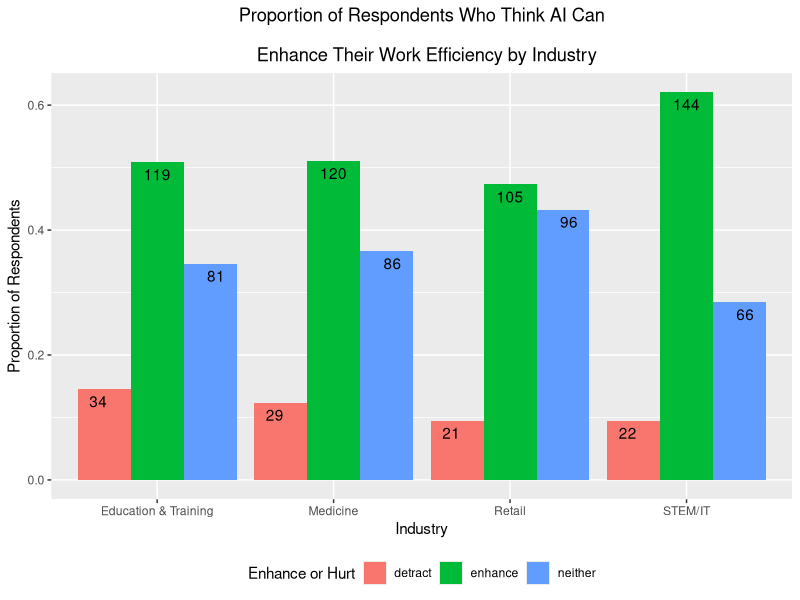
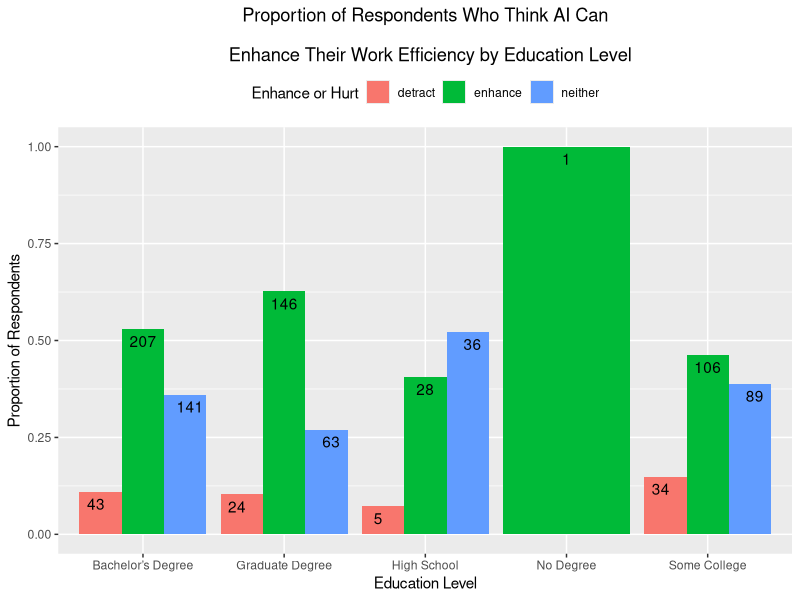
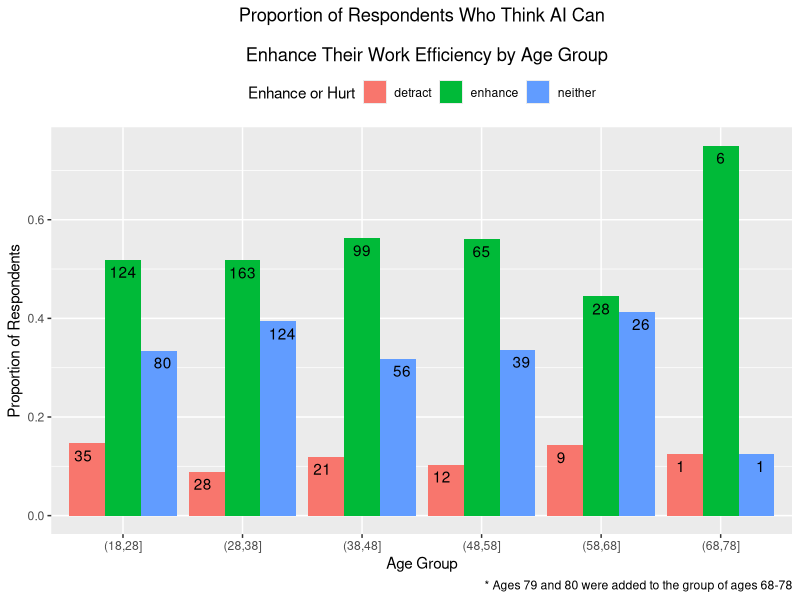
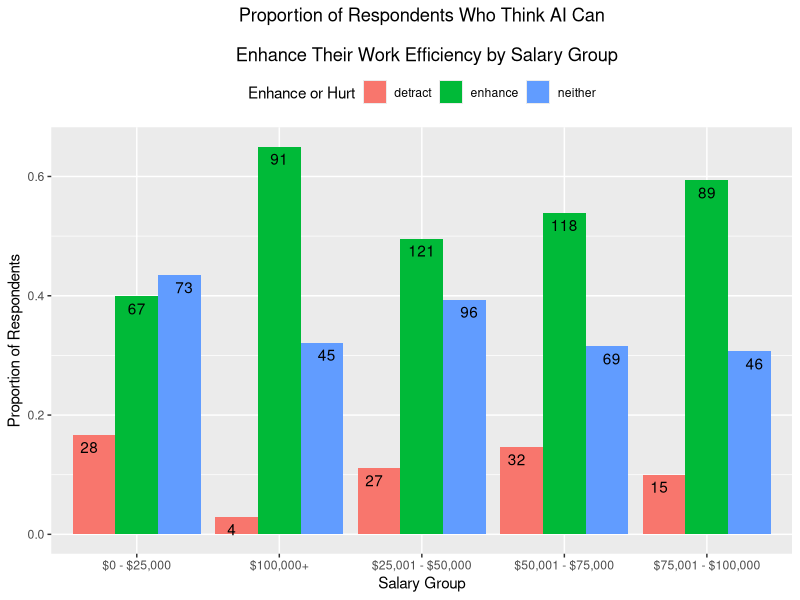

Write R code to recreate these figures, in order.
## ---- chunk 1
library(tidyverse)
library(ggplot2)

# Load data. Top row is column name.
edu <- read.csv("prolific_edu.csv")
health <- read.csv("prolific_health.csv")
retail <- read.csv("prolific_retail.csv")
tech <- read.csv("prolific_tech.csv")
qualtrics <- read.csv("qualtrics_data.csv")
## ---- chunk 2
# Combine data into one data frame after mutating Age to be one data type
edu <- edu %>% mutate(Age = as.character(Age))
health <- health %>% mutate(Age = as.character(Age))
retail <- retail %>% mutate(Age = as.character(Age))
tech <- tech %>% mutate(Age = as.character(Age))

combined <- bind_rows(edu, health, retail, tech)
# export combined data to csv
# write.csv(combined, "combined_non_qualtrics.csv")
## ---- chunk 3
# combine qualtrics and combined data using qualtrics data's
#     ProlificID column and combined data's Participant id
combined <- left_join(qualtrics, combined,
  by = c("ProlificID" = "Participant.id")
)
# rename "Duration..in.seconds." column to "Duration"
colnames(combined)[
  colnames(combined) == "Duration..in.seconds."
] <- "Duration"
# remove Age.x and keep only Age.y column and rename Age.y to Age
combined <- combined %>%
  select(-Age.x) %>%
  rename(Age = Age.y)
# remove Status.x and Status.y columns
combined <- combined %>%
  select(-Status.x) %>%
  select(-Status.y)
# remove Finished, Progress, UserLanguage, DistributionChannel,
# Nationality, and Consent columns
combined <- combined %>%
  select(-Finished) %>%
  select(-Progress) %>%
  select(-UserLanguage) %>%
  select(-DistributionChannel) %>%
  select(-Nationality) %>%
  select(-Consent)


# remove rows where Submission.id is NA
combined <- combined %>%
  filter(!is.na(Submission.id))
# Keep only rows which say "United States" in "Country.of.residence" column
combined <- combined %>%
  filter(combined$Country.of.residence == "United States")
# Replace all cells that say "Information Technology" and
# "Science, Technology, Engineering & Mathematics" to "STEM/IT"
# in Employment.sector column
combined$Employment.sector[
  combined$Employment.sector == "Information Technology"
] <- "STEM/IT"
combined$Employment.sector[
  combined$Employment.sector == "Science, Technology, Engineering & Mathematics"
] <- "STEM/IT"

# change all cells in column EnhanceHurt that say
# "AI will neither enhance nor detract from my work" to "neither",
# "AI will enhance my work" to "enhance", and
# "AI will detract from my work" to "detract"
combined$EnhanceHurt[
  combined$EnhanceHurt == "AI will neither enhance nor detract from my work"
] <- "neither"
combined$EnhanceHurt[
  combined$EnhanceHurt == "AI will enhance my work"
] <- "enhance"
combined$EnhanceHurt[
  combined$EnhanceHurt == "AI will detract from my work"
] <- "detract"

# export data to csv
# write.csv(combined, "combined_qualtrics.csv")
## ---- chunk 4
# Keep only rows which say "Compose an email" in "Attention" column
combined <- combined %>% filter(combined$Attention == "Compose an email")
# remove Attention column
combined <- combined %>% select(-Attention)
# export data to csv
# write.csv(combined, "combined_qualtrics_attentive.csv")
## ---- chunk 5
# Create a new data frame with only the columns we need
enhancehurt_vs_industry <- combined %>%
  select(EnhanceHurt, Employment.sector)
## ---- chunk 6
# Remove rows where Employment.sector is NA
enhancehurt_vs_industry <- enhancehurt_vs_industry %>%
  filter(!is.na(Employment.sector))
# Remove rows where EnhanceHurt is NA
enhancehurt_vs_industry <- enhancehurt_vs_industry %>%
  filter(!is.na(EnhanceHurt))

# For each industry, calculate the proportion of
# respondents who think AI can enhance their work efficiency
enhancehurt_vs_industry <- enhancehurt_vs_industry %>%
  group_by(Employment.sector, EnhanceHurt) %>%
  summarize(count = n()) %>%
  mutate(prop = count / sum(count))
## ---- chunk 7
# Visualize using different histogram for each industry.
# Show the number of respondents inside each bar.
# make legend bottom. Wrap x axis labels without changing plot size.
enhancehurt_vs_industry_plot <- ggplot(
  enhancehurt_vs_industry,
  aes(
    x = Employment.sector,
    y = prop, fill = EnhanceHurt
  )
) +
  geom_bar(stat = "identity", position = "dodge") +
  geom_text(aes(label = count),
    position = position_dodge(width = 1),
    vjust = 1.5
  ) +
  labs(
    x = "Industry", y = "Proportion of Respondents",
    fill = "Enhance or Hurt"
  ) +
  ggtitle("Proportion of Respondents Who Think AI Can\n
  Enhance Their Work Efficiency by Industry") +
  theme(
    plot.title = element_text(hjust = 0.5),
    legend.position = "bottom"
  )

enhancehurt_vs_industry_plot
## ---- chunk 8
# Create a new data frame with only the columns we need
enhancehurt_vs_education <- combined %>%
  select(EnhanceHurt, Education)
## ---- chunk 9
# Remove rows where Education is NA
enhancehurt_vs_education <- enhancehurt_vs_education %>%
  filter(!is.na(Education))
# Remove rows where EnhanceHurt is NA
enhancehurt_vs_education <- enhancehurt_vs_education %>%
  filter(!is.na(EnhanceHurt))

# For each education level, calculate the proportion of
# respondents who think AI can enhance their work efficiency
enhancehurt_vs_education <- enhancehurt_vs_education %>%
  group_by(Education, EnhanceHurt) %>%
  summarize(count = n()) %>%
  mutate(prop = count / sum(count))
## ---- chunk 10
# Visualize using different histogram for each education level.
# Show the number of respondents on each bar.
enhancehurt_vs_education_plot <- ggplot(enhancehurt_vs_education, aes(
  x = Education, y = prop,
  fill = EnhanceHurt
)) +
  geom_bar(stat = "identity", position = "dodge") +
  geom_text(aes(label = count),
    position = position_dodge(width = 1),
    vjust = 1.5
  ) +
  labs(
    x = "Education Level", y = "Proportion of Respondents",
    fill = "Enhance or Hurt"
  ) +
  ggtitle("Proportion of Respondents Who Think AI Can\n
  Enhance Their Work Efficiency by Education Level") +
  theme(plot.title = element_text(hjust = 0.5)) +
  theme(legend.position = "top")

enhancehurt_vs_education_plot
## ---- chunk 11
# Create a new data frame with only the columns we need
enhancehurt_vs_age <- combined %>% select(EnhanceHurt, Age)
## ---- chunk 12
# Remove the Ages which say "DATA_EXPIRED" and "923"
enhancehurt_vs_age <- enhancehurt_vs_age %>%
  filter(enhancehurt_vs_age$Age != "DATA_EXPIRED")
enhancehurt_vs_age <- enhancehurt_vs_age %>%
  filter(enhancehurt_vs_age$Age != "923")
# Remove rows where Age is NA
enhancehurt_vs_age <- enhancehurt_vs_age %>%
  filter(!is.na(Age))
# Remove rows where EnhanceHurt is NA
enhancehurt_vs_age <- enhancehurt_vs_age %>%
  filter(!is.na(EnhanceHurt))

# Change age rows which say "79" and "80" to "73"
enhancehurt_vs_age$Age[enhancehurt_vs_age$Age == "79"] <- "73"
enhancehurt_vs_age$Age[enhancehurt_vs_age$Age == "80"] <- "73"

# Convert Age to numeric
enhancehurt_vs_age$Age <- as.numeric(as.character(enhancehurt_vs_age$Age))
# group ages by 5 years
enhancehurt_vs_age$Age <- cut(enhancehurt_vs_age$Age,
  breaks = seq(18, 80, by = 10)
)
# remove NA
enhancehurt_vs_age <- enhancehurt_vs_age %>% filter(!is.na(Age))

# create a new dataframe with the proportion of respondents who think AI can enhance their work efficiency for each age group
enhancehurt_vs_age <- enhancehurt_vs_age %>%
  group_by(Age, EnhanceHurt) %>%
  summarize(count = n()) %>%
  mutate(prop = count / sum(count))
## ---- chunk 13
# Visualize using different histogram for each age group.
# Show the number of respondents on each bar.
enhancehurt_vs_age_plot <- ggplot(enhancehurt_vs_age, aes(
  x = Age, y = prop,
  fill = EnhanceHurt
)) +
  geom_bar(stat = "identity", position = "dodge") +
  geom_text(aes(label = count),
    position = position_dodge(width = 1),
    vjust = 1.5
  ) +
  labs(
    x = "Age Group",
    y = "Proportion of Respondents",
    fill = "Enhance or Hurt",
    caption = "* Ages 79 and 80 were added to the group of ages 68-78"
  ) +
  ggtitle("Proportion of Respondents Who Think AI Can\n
  Enhance Their Work Efficiency by Age Group") +
  theme(plot.title = element_text(hjust = 0.5)) +
  theme(legend.position = "top")

enhancehurt_vs_age_plot
## ---- chunk 14
# Create a new data frame with only the columns we need
enhancehurt_vs_salary <- combined %>% select(EnhanceHurt, Salary)
## ---- chunk 15
# Remove rows where Salary is NA
enhancehurt_vs_salary <- enhancehurt_vs_salary %>%
  filter(!is.na(Salary))
# Remove rows where EnhanceHurt is NA
enhancehurt_vs_salary <- enhancehurt_vs_salary %>%
  filter(!is.na(EnhanceHurt))

# remove rows where Salary is empty
enhancehurt_vs_salary <- enhancehurt_vs_salary %>%
  filter(Salary != "")

# Create a new dataframe with the proportion of respondents who
# think AI can enhance their work efficiency for each salary group
enhancehurt_vs_salary <- enhancehurt_vs_salary %>%
  group_by(Salary, EnhanceHurt) %>%
  summarize(count = n()) %>%
  mutate(prop = count / sum(count))
## ---- chunk 16
# Visualize using different histogram for each salary group.
# Show the number of respondents on each bar.
enhancehurt_vs_salary_plot <- ggplot(enhancehurt_vs_salary, aes(
  x = Salary, y = prop,
  fill = EnhanceHurt
)) +
  geom_bar(stat = "identity", position = "dodge") +
  geom_text(aes(label = count),
    position = position_dodge(width = 1),
    vjust = 1.5
  ) +
  labs(
    x = "Salary Group",
    y = "Proportion of Respondents",
    fill = "Enhance or Hurt"
  ) +
  ggtitle("Proportion of Respondents Who Think AI Can\n
  Enhance Their Work Efficiency by Salary Group") +
  theme(plot.title = element_text(hjust = 0.5)) +
  theme(legend.position = "top")

enhancehurt_vs_salary_plot
